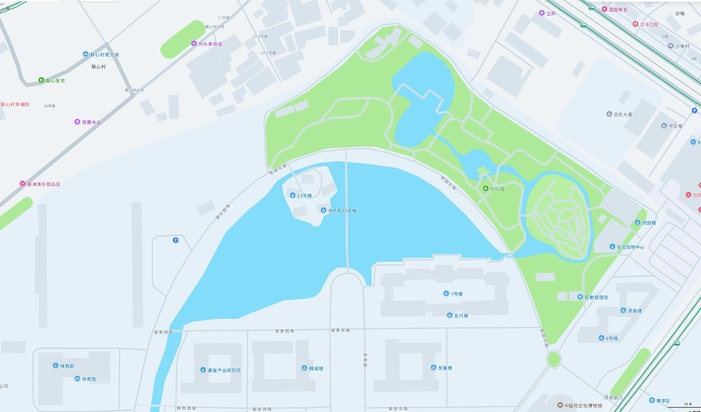
#> input picture _audit/campus_map_20261113/_data/amap/amap_north.jpg, 701 x 412 px, shrunk from 2669 x 1571 before the run, found by its file name; its folder holds 7 pictures in this run
$ python match.py
#> lines starting #> are read from the running program, lines starting #| are printed output that depends on the picture; long printed decimals are rounded
import cv2, numpy as np, json, os
BASE = r"C:\Users\Ko_Li\.openclaw\workspace\web\_audit\campus_map_20261113\_data\amap"
def load(n):
    im = cv2.imread(os.path.join(BASE, n))
    return im
def gray(im):
    g = cv2.cvtColor(im, cv2.COLOR_BGR2GRAY)
    return g

def match(gA, gB, tag):
    sift = cv2.SIFT_create(nfeatures=12000, contrastThreshold=0.02)
    kA, dA = sift.detectAndCompute(gA, None)
    kB, dB = sift.detectAndCompute(gB, None)
    print(tag, "kpA", len(kA), "kpB", len(kB))
    bf = cv2.BFMatcher()
    m = bf.knnMatch(dA, dB, k=2)
    good = [p for p,q in m if len((p,q))==2 and p.distance < 0.78*q.distance]
    print("good matches", len(good))
    P1 = np.float32([kA[g.queryIdx].pt for g in good])
    P2 = np.float32([kB[g.trainIdx].pt for g in good])
    H, mask = cv2.findHomography(P1, P2, cv2.RANSAC, 4.0)
    mask = mask.ravel().astype(bool)
    print("homography inliers", int(mask.sum()))
    # asym scale check from H
    print("H=\n", np.round(H/H[2,2], 5))
    # similarity fit
    M, ms = cv2.estimateAffinePartial2D(P1[mask], P2[mask], method=cv2.LMEDS)
    ms = ms.ravel().astype(bool)
    s = np.hypot(M[0,0], M[1,0]); th = np.degrees(np.arctan2(M[1,0], M[0,0]))
    print("similarity scale", round(float(s),6), "rot_deg", round(float(th),4), "tx,ty", np.round(M[:2,2],3), "inliers", int(ms.sum()))
    # residuals
    def res(P1, P2, H):
        Ph = cv2.perspectiveTransform(P1.reshape(-1,1,2), H).reshape(-1,2)
        d = np.linalg.norm(Ph-P2, axis=1)
        return d
    dH = res(P1[mask], P2[mask], H)
    Ph = cv2.transform(P1[mask].reshape(-1,1,2), M).reshape(-1,2)
    dS = np.linalg.norm(Ph-P2[mask], axis=1)
    print("homography residual: mean %.3f median %.3f p95 %.3f max %.3f" % (dH.mean(), np.median(dH), np.percentile(dH,95), dH.max()))
    print("similarity residual:  mean %.3f median %.3f p95 %.3f max %.3f" % (dS.mean(), np.median(dS), np.percentile(dS,95), dS.max()))
    return M, H, P1, P2, mask

n = load("amap_north.jpg"); s = load("amap_south.jpg"); w = load("amap_west.jpg")
#> in load, im is the input picture: shape (412, 701, 3); mean B, G, R 234.8, 234, 211
#> call 2 of load, with n = 'amap_south.jpg'
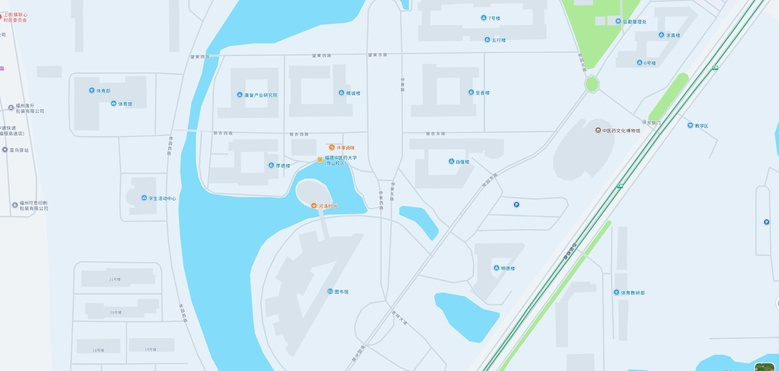
#> input picture _audit/campus_map_20261113/_data/amap/amap_south.jpg, 779 x 371 px, shrunk from 2968 x 1412 before the run, found by its file name
#> in load, im is the input picture: shape (371, 779, 3); mean B, G, R 243.8, 234.9, 217
#> call 3 of load, with n = 'amap_west.jpg'
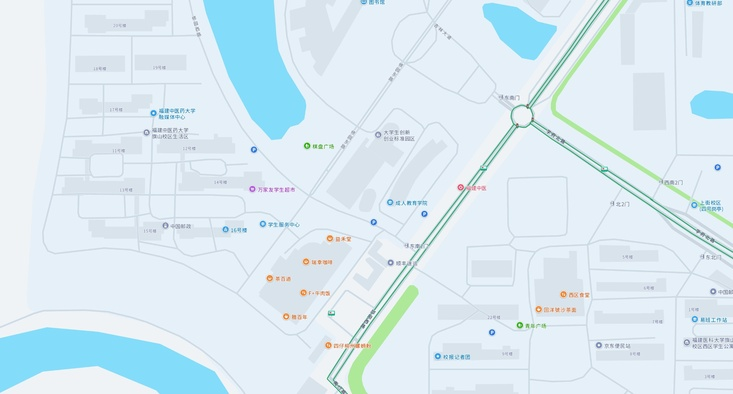
#> input picture _audit/campus_map_20261113/_data/amap/amap_west.jpg, 733 x 394 px, shrunk from 2794 x 1501 before the run, found by its file name
#> in load, im is the input picture: shape (394, 733, 3); mean B, G, R 243.1, 234.6, 218.5
print("shapes", n.shape, s.shape, w.shape)
#| shapes (412, 701, 3) (371, 779, 3) (394, 733, 3)
gn, gs, gw = gray(n), gray(s), gray(w)
#> in gray, `g = cv2.cvtColor(im, cv2.COLOR_BGR2GRAY)`:
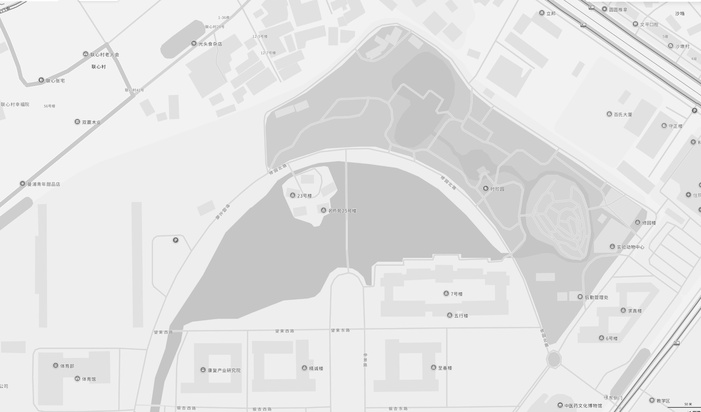
#> g: shape (412, 701); min 89, max 255, mean 227.2
#> in gray (call 2), `g = cv2.cvtColor(im, cv2.COLOR_BGR2GRAY)`:
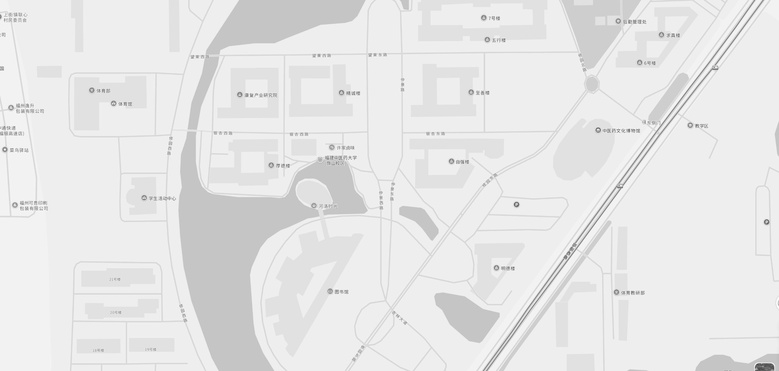
#> g: shape (371, 779); min 62, max 254, mean 230.5
#> in gray (call 3), `g = cv2.cvtColor(im, cv2.COLOR_BGR2GRAY)`:
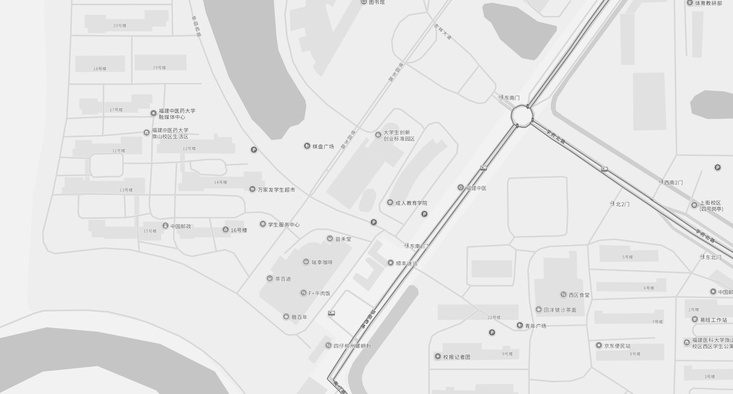
#> g: shape (394, 733); min 84, max 255, mean 230.7
Msn, Hsn, _, _, _ = match(gs, gn, "south->north")   # query south, train north
#> in match, `kA, dA = sift.detectAndCompute(gA, None)`: kA = 571 keypoints; strongest (x, y, size): (629, 130, 2.1), (565, 257, 2.3), (696, 125, 1.9), (632, 292, 1.9)
#> in match, `kB, dB = sift.detectAndCompute(gB, None)`: kB = 831 keypoints; strongest (x, y, size): (93, 66, 2.7), (175, 240, 4.2), (694, 111, 4), (683, 13, 2.5)
#| south->north kpA 571 kpB 831
#> in match, `m = bf.knnMatch(dA, dB, k=2)`: m = 571 matches
#> in match, `m = bf.knnMatch(dA, dB, k=2)`:
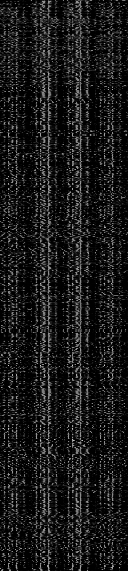
#> dA: shape (571, 128) float32; min 0, max 213, mean 25.5
#> in match, `good = [p for p,q in m if len((p,q))==2 and p.distance < 0.78*q.distan..`: good = 155 matches
#| good matches 155
#> in match, `P1 = np.float32([kA[g.queryIdx].pt for g in good])`: P1 = 155 pairs, first value 4.67 to 696.4, second value 8.29 to 359.2
#> in match, `P2 = np.float32([kB[g.trainIdx].pt for g in good])`: P2 = 155 pairs, first value 5.82 to 693.2, second value 36.49 to 409.1
#> in match, `H, mask = cv2.findHomography(P1, P2, cv2.RANSAC, 4.0)`: H = [[0.996, -0.000838, -35.72], [3.74e-05, 0.993, 275.7], [2e-07, -1.91e-06, 1]]; mask = 155 values, max 1 at index 3, min 0 at index 0, mean 0.748
#| homography inliers 116
#| H=
#|  [[ 9.9632000e-01 -8.4000000e-04 -3.5720800e+01]
#|  [ 4.0000000e-05  9.9317000e-01  2.7574824e+02]
#|  [ 0.0000000e+00 -0.0000000e+00  1.0000000e+00]]
#> in match, `M, ms = cv2.estimateAffinePartial2D(P1[mask], P2[mask], method=cv2.LME..`: M = [[0.996, -3.63e-05, -35.75], [3.63e-05, 0.996, 275.6]]; ms = 116 values, max 1 at index 0, min 0 at index 20, mean 0.966
#> in match, `s = np.hypot(M[0, 0], M[1, 0])`: s = 0.996
#> in match, `th = np.degrees(np.arctan2(M[1, 0], M[0, 0]))`: th = 0.00209
#| similarity scale 0.9962 rot_deg 0.0021 tx,ty [-35.746 275.56 ] inliers 112
#> in res, `Ph = cv2.perspectiveTransform(P1.reshape(-1,1,2), H).reshape(-1,2)`: Ph = 116 pairs, first value 5.82 to 658.1, second value 284 to 409.1
#> in res, `d = np.linalg.norm(Ph-P2, axis=1)`: d = 116 values, max 0.854 at index 20, min 0.0209 at index 75, mean 0.185
#> in match, `dH = res(P1[mask], P2[mask], H)`: dH has the same summary as d in res
#> in match, `Ph = cv2.transform(P1[mask].reshape(-1,1,2), M).reshape(-1,2)`: Ph = 116 pairs, first value 5.88 to 658.1, second value 283.8 to 409.3
#> in match, `dS = np.linalg.norm(Ph-P2[mask], axis=1)`: dS = 116 values, max 0.844 at index 20, min 0.00631 at index 48, mean 0.2
#| homography residual: mean 0.185 median 0.134 p95 0.534 max 0.854
#| similarity residual:  mean 0.200 median 0.142 p95 0.583 max 0.844
#> Msn has the same summary as M in match; Hsn has the same summary as H in match
Mwn, Hwn, _, _, _ = match(gw, gn, "west->north")
#> call 2 of match, with tag = 'west->north'
#> in match (call 2), `kA, dA = sift.detectAndCompute(gA, None)`: kA = 642 keypoints; strongest (x, y, size): (363, 326, 2.7), (424, 214, 4.7), (713, 240, 2.6), (492, 332, 4.7)
#| west->north kpA 642 kpB 831
#> in match (call 2), `m = bf.knnMatch(dA, dB, k=2)`: m = 642 matches
#> in match (call 2), `m = bf.knnMatch(dA, dB, k=2)`:
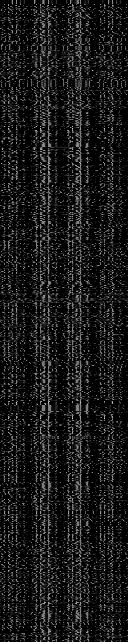
#> dA: shape (642, 128) float32; min 0, max 212, mean 25.7
#> in match (call 2), `good = [p for p,q in m if len((p,q))==2 and p.distance < 0.78*q.distan..`: good = 62 matches
#| good matches 62
#> in match (call 2), `P1 = np.float32([kA[g.queryIdx].pt for g in good])`: P1 = 62 pairs, first value 100 to 720.1, second value 37.12 to 375.5
#> in match (call 2), `P2 = np.float32([kB[g.trainIdx].pt for g in good])`: P2 = 62 pairs, first value 5.82 to 693.2, second value 15.54 to 405.8
#> in match (call 2), `H, mask = cv2.findHomography(P1, P2, cv2.RANSAC, 4.0)`: H = [[-30.04, 33.6, 616.2], [-19.65, 21.93, 416.7], [-0.0484, 0.0541, 1]]; mask = 62 values, max 1 at index 2, min 0 at index 0, mean 0.226
#| homography inliers 14
#| H=
#|  [[-3.0035020e+01  3.3603430e+01  6.1617027e+02]
#|  [-1.9650550e+01  2.1927960e+01  4.1674693e+02]
#|  [-4.8370000e-02  5.4070000e-02  1.0000000e+00]]
#> in match (call 2), `M, ms = cv2.estimateAffinePartial2D(P1[mask], P2[mask], method=cv2.LME..`: M = [[0, 0, 621.5], [0, 0, 405.8]]; ms = [0, 0, 0, 0, 1, 1, 1, 1, 1, 1, 1, 1, 1, 1]
#> in match (call 2), `ms = ms.ravel().astype(bool)`: ms = [False, False, False, False, True, True, True, True, True, True, True, True, True, True]
#> in match (call 2), `s = np.hypot(M[0, 0], M[1, 0])`: s = 0
#| similarity scale 0.0 rot_deg 0.0 tx,ty [621.477 405.793] inliers 10
#> in res (call 2), `Ph = cv2.perspectiveTransform(P1.reshape(-1,1,2), H).reshape(-1,2)`: Ph = 14 rows, first 8: [691, 145.4], [615.8, 338.2], [615.8, 338.2], [210, 370.1], [622, 405.4], [623.3, 404.8], [624.3, 404.4], [620.3, 406.2]
#> in match (call 2), `dH = res(P1[mask], P2[mask], H)`: dH = [0.208, 0.365, 0.365, 0.038, 0.64, 2.09, 3.13, 1.23, 1.08, 1.08, 0.876, 0.501, 0.629, 0.754]
#> in match (call 2), `Ph = cv2.transform(P1[mask].reshape(-1,1,2), M).reshape(-1,2)`: Ph = 14 rows, first 8: [621.5, 405.8], [621.5, 405.8], [621.5, 405.8], [621.5, 405.8], [621.5, 405.8], [621.5, 405.8], [621.5, 405.8], [621.5, 405.8]
#> in match (call 2), `dS = np.linalg.norm(Ph-P2[mask], axis=1)`: dS = [269.5, 68.07, 68.07, 413.1, 0, 0, 0, 0, 0, 0, 0, 0, 0, 0]
#| homography residual: mean 0.927 median 0.697 p95 2.451 max 3.129
#| similarity residual:  mean 58.475 median 0.000 p95 319.721 max 413.064
#> Mwn = [[0, 0, 621.5], [0, 0, 405.8]]; Hwn has the same summary as H in match
np.save(os.path.join(BASE,"_work","Msn.npy"), Msn)
np.save(os.path.join(BASE,"_work","Mwn.npy"), Mwn)
np.save(os.path.join(BASE,"_work","Hsn.npy"), Hsn)
np.save(os.path.join(BASE,"_work","Hwn.npy"), Hwn)
